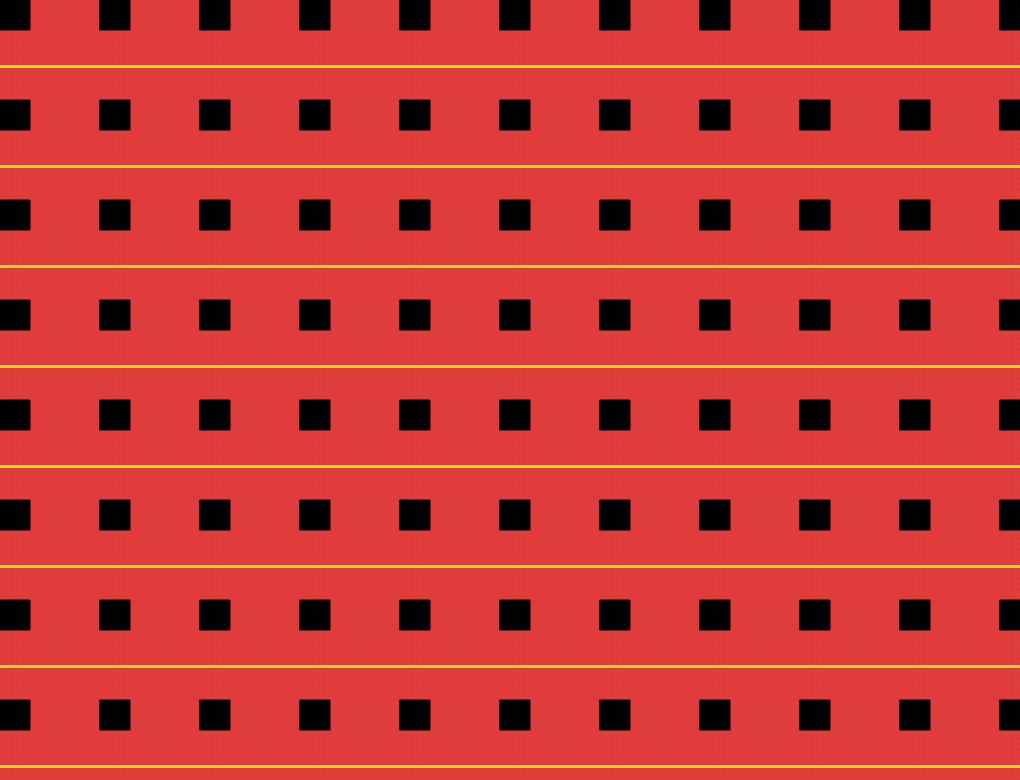
Frame 1 (no input)
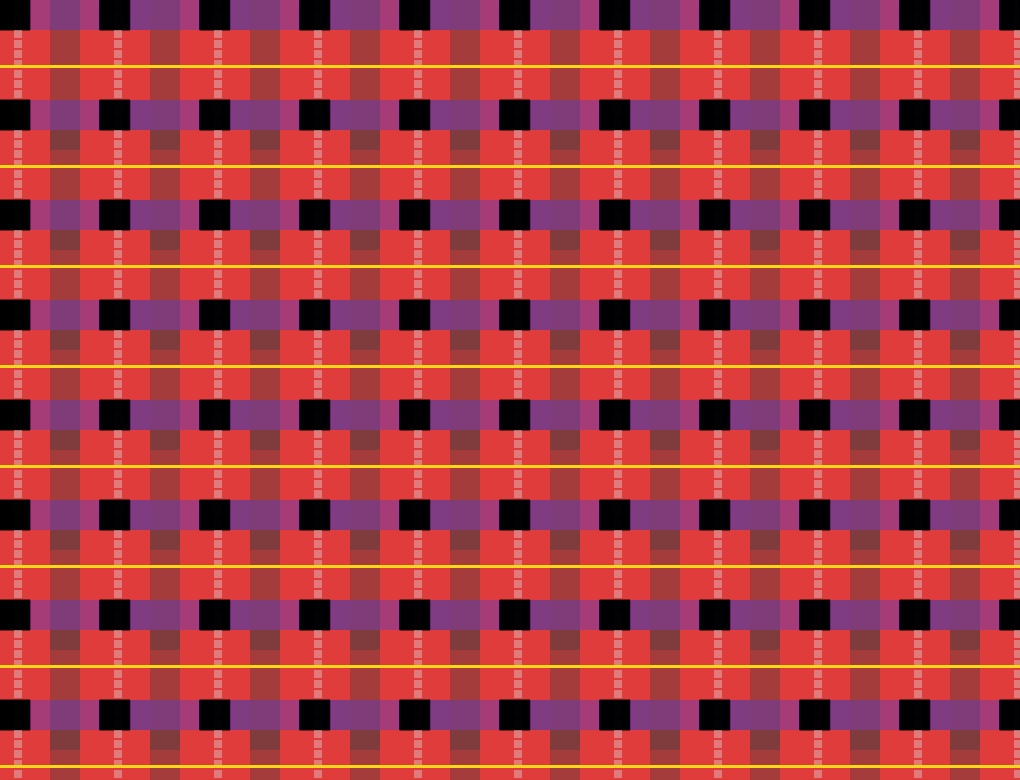
Frame 60 (no input)
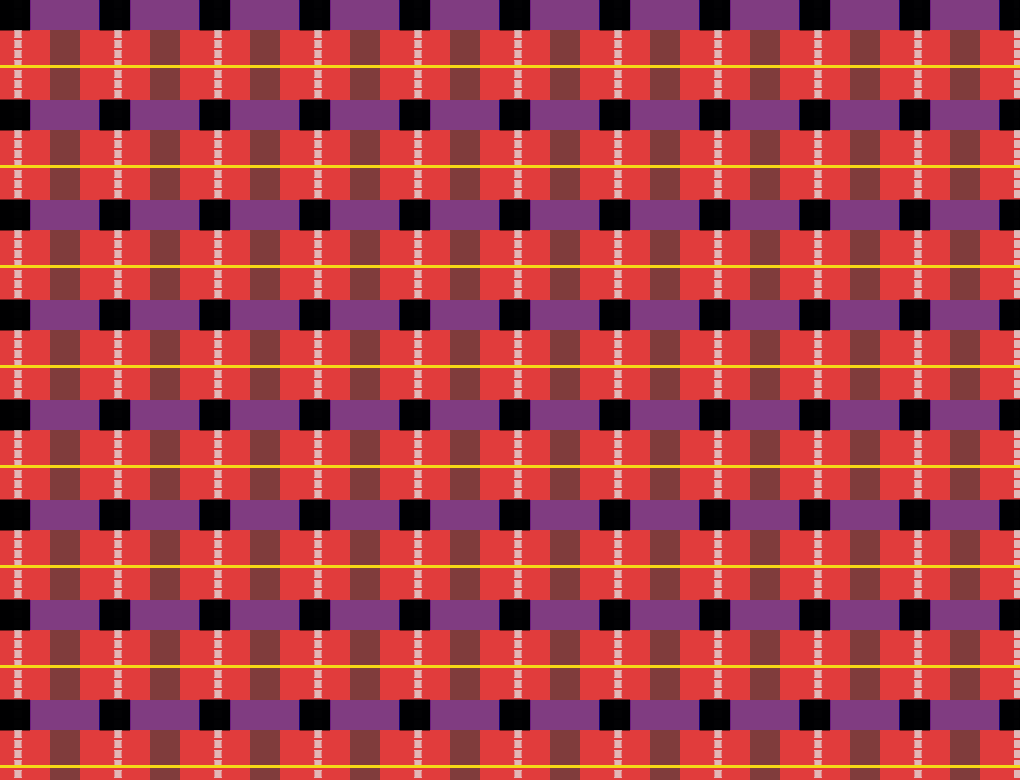
Frame 120 (the mouse pressed at the canvas centre since frame 60)

The p5.js sketch that drew these frames (run headless with seeded random() and noise() and a simulated clock; from frame 60 on, the mouse is pressed at the canvas centre):

// p5.js sketch
// ── sketch.js
function setup(){
    
createCanvas(1020,780);    
background(225,60,60);
}

function draw(){
  
g=10
h=2
    fill(0);
     for(var g =0; g< width; g+=100 ){
         for(var h = 0; h< height; h+=100){
         rect(g, h, 30, 30);} 
         
     }
     
    fill(225,2);
     for(var g =14; g< width; g+=100 ){
         for(var h = 0; h< height; h+=10){
         noStroke();
         rect(g, h, 8, 8);} 
         
     }
    
d=5 
t=1 
    
 
    noFill();
     for(var d =50; d< width; d+=100 ){
         for(var t = 0; t< height; t+=100){
         fill(5,51,5,1);
         noStroke();
         rect(d, t, 30, 150);}         
     }
 

    noFill();
     for(var d =0; d< width; d+=100 ){
         for(var t = 0; t< height; t+=100){
         fill(10,25,221,1);
         noStroke();
         rect(d, t, 150, 30);}         
     }
    
      noFill();
     for(var d =0; d< width; d+=100 ){
         for(var t = 65; t< height; t+=100){
         fill(244,217,22);
         noStroke();
         rect(d, t, 300, 3);}         
     }
    


   

}
